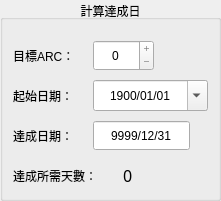
    <widget class="QGroupBox" name="groupBox_4">
     <property name="geometry">
      <rect>
       <x>470</x>
       <y>10</y>
       <width>221</width>
       <height>201</height>
      </rect>
     </property>
     <property name="title">
      <string>計算達成日</string>
     </property>
     <property name="alignment">
      <set>Qt::AlignCenter</set>
     </property>
     <property name="flat">
      <bool>false</bool>
     </property>
     <property name="checkable">
      <bool>false</bool>
     </property>
     <widget class="QLabel" name="targetDays">
      <property name="geometry">
       <rect>
        <x>123</x>
        <y>160</y>
        <width>51</width>
        <height>31</height>
       </rect>
      </property>
      <property name="font">
       <font>
        <family>微軟正黑體</family>
        <pointsize>12</pointsize>
        <underline>false</underline>
       </font>
      </property>
      <property name="toolTip">
       <string notr="true"/>
      </property>
      <property name="statusTip">
       <string notr="true"/>
      </property>
      <property name="whatsThis">
       <string notr="true"/>
      </property>
      <property name="accessibleName">
       <string notr="true"/>
      </property>
      <property name="accessibleDescription">
       <string notr="true"/>
      </property>
      <property name="text">
       <string notr="true">0</string>
      </property>
     </widget>
     <widget class="QSpinBox" name="targetArc">
      <property name="geometry">
       <rect>
        <x>93</x>
        <y>40</y>
        <width>61</width>
        <height>31</height>
       </rect>
      </property>
      <property name="toolTip">
       <string notr="true"/>
      </property>
      <property name="statusTip">
       <string notr="true"/>
      </property>
      <property name="whatsThis">
       <string notr="true"/>
      </property>
      <property name="accessibleName">
       <string notr="true"/>
      </property>
      <property name="accessibleDescription">
       <string notr="true"/>
      </property>
      <property name="alignment">
       <set>Qt::AlignCenter</set>
      </property>
      <property name="buttonSymbols">
       <enum>QAbstractSpinBox::PlusMinus</enum>
      </property>
      <property name="specialValueText">
       <string notr="true"/>
      </property>
      <property name="minimum">
       <number>0</number>
      </property>
      <property name="maximum">
       <number>0</number>
      </property>
      <property name="singleStep">
       <number>5</number>
      </property>
      <property name="value">
       <number>0</number>
      </property>
     </widget>
     <widget class="QDateEdit" name="startDate">
      <property name="geometry">
       <rect>
        <x>93</x>
        <y>80</y>
        <width>115</width>
        <height>31</height>
       </rect>
      </property>
      <property name="toolTip">
       <string notr="true"/>
      </property>
      <property name="statusTip">
       <string notr="true"/>
      </property>
      <property name="whatsThis">
       <string notr="true"/>
      </property>
      <property name="accessibleName">
       <string notr="true"/>
      </property>
      <property name="accessibleDescription">
       <string notr="true"/>
      </property>
      <property name="alignment">
       <set>Qt::AlignCenter</set>
      </property>
      <property name="buttonSymbols">
       <enum>QAbstractSpinBox::UpDownArrows</enum>
      </property>
      <property name="specialValueText">
       <string notr="true"/>
      </property>
      <property name="showGroupSeparator" stdset="0">
       <bool>false</bool>
      </property>
      <property name="dateTime">
       <datetime>
        <hour>8</hour>
        <minute>0</minute>
        <second>0</second>
        <year>1900</year>
        <month>1</month>
        <day>1</day>
       </datetime>
      </property>
      <property name="maximumDateTime">
       <datetime>
        <hour>7</hour>
        <minute>59</minute>
        <second>59</second>
        <year>10000</year>
        <month>1</month>
        <day>1</day>
       </datetime>
      </property>
      <property name="minimumDateTime">
       <datetime>
        <hour>8</hour>
        <minute>0</minute>
        <second>0</second>
        <year>1900</year>
        <month>1</month>
        <day>1</day>
       </datetime>
      </property>
      <property name="maximumDate">
       <date>
        <year>10000</year>
        <month>1</month>
        <day>1</day>
       </date>
      </property>
      <property name="minimumDate">
       <date>
        <year>1900</year>
        <month>1</month>
        <day>1</day>
       </date>
      </property>
      <property name="minimumTime">
       <time>
        <hour>8</hour>
        <minute>0</minute>
        <second>0</second>
       </time>
      </property>
      <property name="currentSection">
       <enum>QDateTimeEdit::YearSection</enum>
      </property>
      <property name="displayFormat">
       <string notr="true">yyyy/MM/dd</string>
      </property>
      <property name="calendarPopup">
       <bool>true</bool>
      </property>
      <property name="timeSpec">
       <enum>Qt::LocalTime</enum>
      </property>
      <property name="date">
       <date>
        <year>1900</year>
        <month>1</month>
        <day>1</day>
       </date>
      </property>
     </widget>
     <widget class="QLabel" name="label_45">
      <property name="geometry">
       <rect>
        <x>13</x>
        <y>120</y>
        <width>81</width>
        <height>31</height>
       </rect>
      </property>
      <property name="toolTip">
       <string notr="true"/>
      </property>
      <property name="statusTip">
       <string notr="true"/>
      </property>
      <property name="whatsThis">
       <string notr="true"/>
      </property>
      <property name="accessibleName">
       <string notr="true"/>
      </property>
      <property name="accessibleDescription">
       <string notr="true"/>
      </property>
      <property name="text">
       <string notr="true">達成日期：</string>
      </property>
     </widget>
     <widget class="QLabel" name="label_44">
      <property name="geometry">
       <rect>
        <x>13</x>
        <y>160</y>
        <width>111</width>
        <height>31</height>
       </rect>
      </property>
      <property name="toolTip">
       <string notr="true"/>
      </property>
      <property name="statusTip">
       <string notr="true"/>
      </property>
      <property name="whatsThis">
       <string notr="true"/>
      </property>
      <property name="accessibleName">
       <string notr="true"/>
      </property>
      <property name="accessibleDescription">
       <string notr="true"/>
      </property>
      <property name="text">
       <string notr="true">達成所需天數：</string>
      </property>
     </widget>
     <widget class="QLabel" name="label_43">
      <property name="geometry">
       <rect>
        <x>13</x>
        <y>40</y>
        <width>81</width>
        <height>31</height>
       </rect>
      </property>
      <property name="toolTip">
       <string notr="true"/>
      </property>
      <property name="statusTip">
       <string notr="true"/>
      </property>
      <property name="whatsThis">
       <string notr="true"/>
      </property>
      <property name="accessibleName">
       <string notr="true"/>
      </property>
      <property name="accessibleDescription">
       <string notr="true"/>
      </property>
      <property name="text">
       <string notr="true">目標ARC：</string>
      </property>
     </widget>
     <widget class="QLabel" name="label_28">
      <property name="geometry">
       <rect>
        <x>13</x>
        <y>80</y>
        <width>81</width>
        <height>31</height>
       </rect>
      </property>
      <property name="toolTip">
       <string notr="true"/>
      </property>
      <property name="statusTip">
       <string notr="true"/>
      </property>
      <property name="whatsThis">
       <string notr="true"/>
      </property>
      <property name="accessibleName">
       <string notr="true"/>
      </property>
      <property name="accessibleDescription">
       <string notr="true"/>
      </property>
      <property name="text">
       <string notr="true">起始日期：</string>
      </property>
     </widget>
     <widget class="QDateEdit" name="targetDate">
      <property name="geometry">
       <rect>
        <x>93</x>
        <y>120</y>
        <width>97</width>
        <height>31</height>
       </rect>
      </property>
      <property name="toolTip">
       <string notr="true"/>
      </property>
      <property name="statusTip">
       <string notr="true"/>
      </property>
      <property name="whatsThis">
       <string notr="true"/>
      </property>
      <property name="accessibleName">
       <string notr="true"/>
      </property>
      <property name="accessibleDescription">
       <string notr="true"/>
      </property>
      <property name="wrapping">
       <bool>false</bool>
      </property>
      <property name="frame">
       <bool>true</bool>
      </property>
      <property name="alignment">
       <set>Qt::AlignCenter</set>
      </property>
      <property name="readOnly">
       <bool>true</bool>
      </property>
      <property name="buttonSymbols">
       <enum>QAbstractSpinBox::NoButtons</enum>
      </property>
      <property name="specialValueText">
       <string notr="true"/>
      </property>
      <property name="keyboardTracking">
       <bool>false</bool>
      </property>
      <property name="dateTime">
       <datetime>
        <hour>0</hour>
        <minute>0</minute>
        <second>0</second>
        <year>9999</year>
        <month>12</month>
        <day>31</day>
       </datetime>
      </property>
      <property name="maximumDateTime">
       <datetime>
        <hour>23</hour>
        <minute>59</minute>
        <second>59</second>
        <year>9999</year>
        <month>12</month>
        <day>31</day>
       </datetime>
      </property>
      <property name="maximumDate">
       <date>
        <year>9999</year>
        <month>12</month>
        <day>31</day>
       </date>
      </property>
      <property name="minimumDate">
       <date>
        <year>2019</year>
        <month>3</month>
        <day>1</day>
       </date>
      </property>
      <property name="minimumTime">
       <time>
        <hour>0</hour>
        <minute>0</minute>
        <second>0</second>
       </time>
      </property>
      <property name="displayFormat">
       <string>yyyy/MM/dd</string>
      </property>
      <property name="calendarPopup">
       <bool>false</bool>
      </property>
      <property name="date">
       <date>
        <year>9999</year>
        <month>12</month>
        <day>31</day>
       </date>
      </property>
     </widget>
    </widget>
